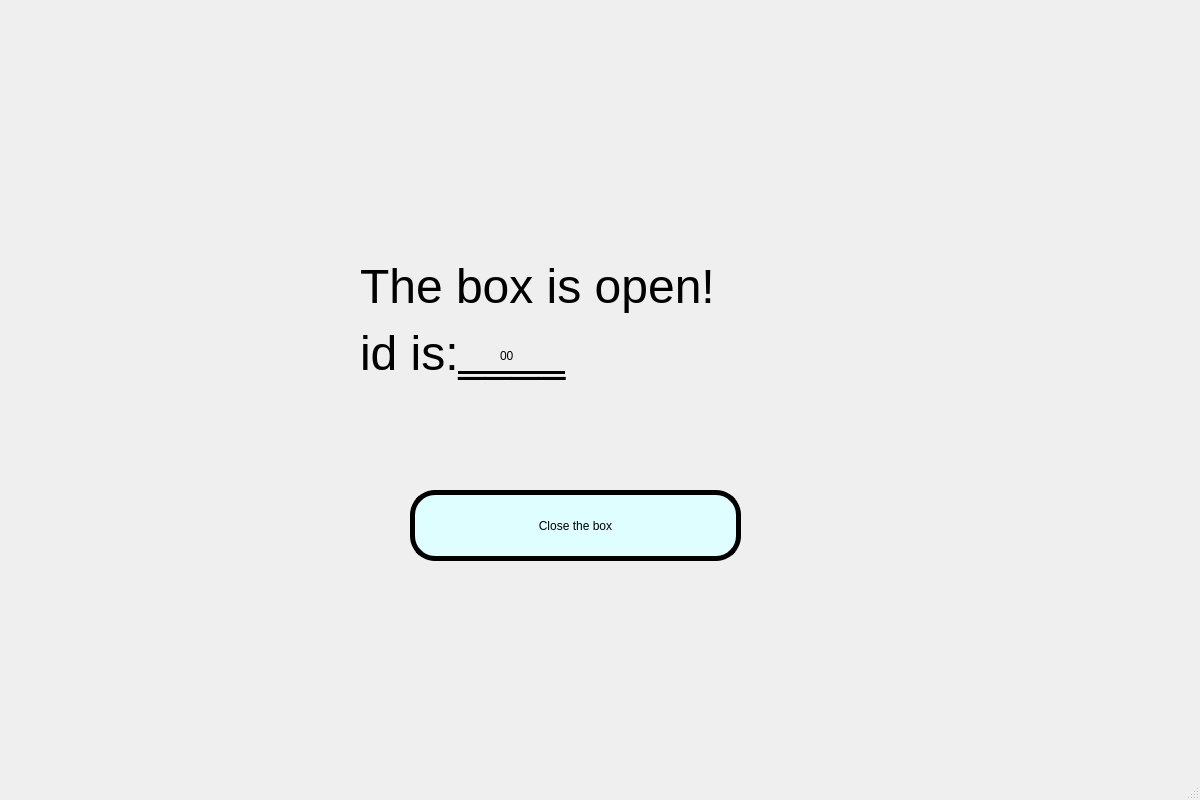
<?xml version="1.0" encoding="UTF-8"?>
<ui version="4.0">
 <class>sendfourwin</class>
 <widget class="QMainWindow" name="sendfourwin">
  <property name="geometry">
   <rect>
    <x>0</x>
    <y>0</y>
    <width>1200</width>
    <height>800</height>
   </rect>
  </property>
  <property name="windowTitle">
   <string>MainWindow</string>
  </property>
  <property name="styleSheet">
   <string notr="true">QWidget#centralwidget {
border-image: url(:/register/背景1.jpg)
}
</string>
  </property>
  <widget class="QWidget" name="centralwidget">
   <widget class="QLabel" name="label">
    <property name="geometry">
     <rect>
      <x>360</x>
      <y>160</y>
      <width>500</width>
      <height>320</height>
     </rect>
    </property>
    <property name="styleSheet">
     <string notr="true">font: 40pt &quot;Baskerville Old Face&quot;;</string>
    </property>
    <property name="text">
     <string>&lt;html&gt;&lt;head/&gt;&lt;body&gt;&lt;p&gt;&lt;span style=&quot; font-size:36pt;&quot;&gt;The box is open!&lt;/span&gt;&lt;/p&gt;&lt;p&gt;&lt;span style=&quot; font-size:36pt;&quot;&gt;id is:&lt;/span&gt;&lt;span style=&quot; font-size:36pt; text-decoration: underline;&quot;&gt;____&lt;/span&gt;&lt;/p&gt;&lt;/body&gt;&lt;/html&gt;</string>
    </property>
   </widget>
   <widget class="QLabel" name="id_lab">
    <property name="geometry">
     <rect>
      <x>500</x>
      <y>330</y>
      <width>71</width>
      <height>51</height>
     </rect>
    </property>
    <property name="styleSheet">
     <string notr="true">font: 36pt &quot;Baskerville Old Face&quot;;</string>
    </property>
    <property name="text">
     <string>00</string>
    </property>
   </widget>
   <widget class="QPushButton" name="pushButton">
    <property name="geometry">
     <rect>
      <x>410</x>
      <y>490</y>
      <width>331</width>
      <height>71</height>
     </rect>
    </property>
    <property name="styleSheet">
     <string notr="true">QPushButton{
   border-radius: 25px;
   background-color:rgb(222, 254, 255);
   border:5px solid rgb(0, 0, 0);
   font: 30pt &quot;Baskerville Old Face&quot;;
}</string>
    </property>
    <property name="text">
     <string>Close the box</string>
    </property>
   </widget>
  </widget>
  <widget class="QMenuBar" name="menubar">
   <property name="geometry">
    <rect>
     <x>0</x>
     <y>0</y>
     <width>1200</width>
     <height>26</height>
    </rect>
   </property>
  </widget>
  <widget class="QStatusBar" name="statusbar"/>
 </widget>
 <resources>
  <include location="images.qrc"/>
 </resources>
 <connections>
  <connection>
   <sender>pushButton</sender>
   <signal>clicked()</signal>
   <receiver>sendfourwin</receiver>
   <slot>turn_send_win5()</slot>
   <hints>
    <hint type="sourcelabel">
     <x>300</x>
     <y>256</y>
    </hint>
    <hint type="destinationlabel">
     <x>168</x>
     <y>201</y>
    </hint>
   </hints>
  </connection>
 </connections>
 <slots>
  <slot>turn_send_win5()</slot>
 </slots>
</ui>
